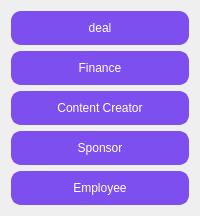
     <widget class="QFrame" name="menuFrame">
      <property name="styleSheet">
       <string notr="true">
     QMainWindow {
         background-color: #FFFFFF;
         border-radius: 10px;
     }
     QMainWindow[darkTheme=&quot;true&quot;] {
         background-color: #000000;
     }
     QGroupBox {
         background-color: #FFFFFF;
         border: 2px solid #7D4FEE;
         border-radius: 10px;
         font: bold 14pt &quot;Arial&quot;;
         color: #7D4FEE;
         margin: 10px;
     }
     QGroupBox[darkTheme=&quot;true&quot;] {
         background-color: #000000;
         border: 2px solid #7D4FEE;
         color: #7D4FEE;
     }
     QGroupBox::title {
         color: #7D4FEE;
         padding: 0 5px;
         subcontrol-origin: margin;
         subcontrol-position: top left;
     }
     QPushButton {
         background-color: #7D4FEE;
         color: #FFFFFF;
         border-radius: 10px;
         padding: 8px;
         min-width: 100px;
         font: 10pt &quot;Arial&quot;;
         border: 2px solid #7D4FEE;
     }
     QPushButton:hover {
         background-color: #FFFFFF;
         color: #7D4FEE;
         border: 2px solid #7D4FEE;
     }
     QLineEdit, QComboBox, QSpinBox, QDateEdit {
         background-color: #FFFFFF;
         border: 2px solid #7D4FEE;
         border-radius: 10px;
         padding: 6px;
         font: 10pt &quot;Arial&quot;;
         color: #7D4FEE;
     }
     QLineEdit[darkTheme=&quot;true&quot;], QComboBox[darkTheme=&quot;true&quot;], QSpinBox[darkTheme=&quot;true&quot;], QDateEdit[darkTheme=&quot;true&quot;] {
         background-color: #000000;
         border: 2px solid #7D4FEE;
         color: #7D4FEE;
     }
     QTableWidget {
         background-color: #FFFFFF;
         border: 2px solid #7D4FEE;
         border-radius: 10px;
         gridline-color: #7D4FEE;
         font: 10pt &quot;Arial&quot;;
         color: #7D4FEE;
     }
     QTableWidget[darkTheme=&quot;true&quot;] {
         background-color: #1A1A1A;
         border: 2px solid #7D4FEE;
         color: #7D4FEE;
     }
     QTableWidget::item:selected {
         background-color: #7D4FEE;
         color: #FFFFFF;
     }
     QLabel {
         color: #7D4FEE;
         font: 10pt &quot;Arial&quot;;
     }
     QLabel[darkTheme=&quot;true&quot;] {
         color: #7D4FEE;
     }
     QWidget#sidebar {
         background-color: #7D4FEE;
         border-radius: 10px 0 0 10px;
     }
     QPushButton#sidebarButton {
         background-color: #7D4FEE;
         color: #FFFFFF;
         border: none;
         border-radius: 10px;
         padding: 10px;
         font: 10pt &quot;Arial&quot;;
         width: 100%;
         text-align: left;
     }
     QPushButton#sidebarButton:hover {
         background-color: #FFFFFF;
         color: #7D4FEE;
         border: 2px solid #7D4FEE;
     }
QFrame#menuFrame {
    background-color: white;
}

   </string>
      </property>
      <layout class="QVBoxLayout" name="menuLayout">
       <item>
        <widget class="QPushButton" name="sidebarButton">
         <property name="styleSheet">
          <string notr="true">text-align: center;</string>
         </property>
         <property name="text">
          <string>deal</string>
         </property>
        </widget>
       </item>
       <item>
        <widget class="QPushButton" name="sidebarButton_2">
         <property name="text">
          <string>Finance</string>
         </property>
        </widget>
       </item>
       <item>
        <widget class="QPushButton" name="sidebarButton_3">
         <property name="text">
          <string>Content Creator</string>
         </property>
        </widget>
       </item>
       <item>
        <widget class="QPushButton" name="sidebarButton_4">
         <property name="text">
          <string>Sponsor</string>
         </property>
        </widget>
       </item>
       <item>
        <widget class="QPushButton" name="sidebarButton12">
         <property name="text">
          <string>Employee</string>
         </property>
        </widget>
       </item>
      </layout>
     </widget>
